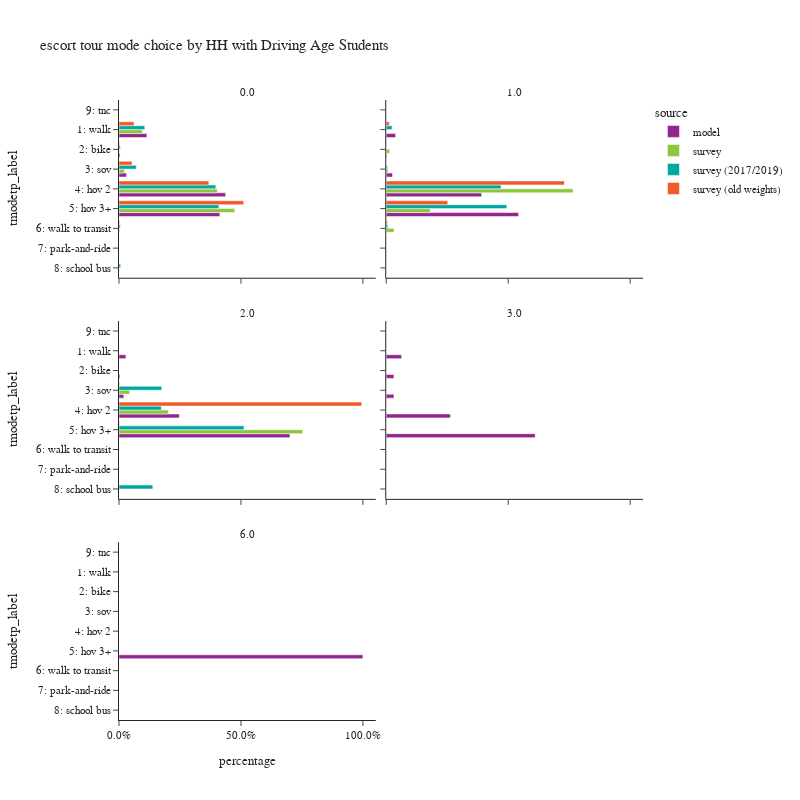

Notebook code cell kept with this figure:
### Code cell
plot_mode_choice(es_tour,
                 "hhhsc",
                 {
                  "tmodetp_label":["1: walk","2: bike","3: sov","4: hov 2","5: hov 3+","6: walk to transit",
                                   "7: park-and-ride","8: school bus","9: other–survey only"]},
                 "HH with Driving Age Students",2,800)

### Figure 1 — Plotly figure (JSON) as saved in the notebook; plotly's stock layout.template omitted (floating-point values rounded to 4 significant figures)
{"data": [{"alignmentgroup": "True", "customdata": [[29483], [1101], [7991], [112992], [106866]], "hovertemplate": "source=model<br>hhhsc=0.0<br>percentage=%{x}<br>tmodetp_label=%{y}<br>sample count=%{customdata[0]}<extra></extra>", "legendgroup": "model", "marker": {"color": "#91268F", "pattern": {"shape": ""}}, "name": "model", "offsetgroup": "model", "orientation": "h", "showlegend": true, "textposition": "auto", "type": "bar", "x": [0.1141, 0.00426, 0.03092, 0.4372, 0.4135], "xaxis": "x5", "y": ["1: walk", "2: bike", "3: sov", "4: hov 2", "5: hov 3+"], "yaxis": "y5"}, {"alignmentgroup": "True", "customdata": [[1014], [61], [680], [10324], [14322]], "hovertemplate": "source=model<br>hhhsc=1.0<br>percentage=%{x}<br>tmodetp_label=%{y}<br>sample count=%{customdata[0]}<extra></extra>", "legendgroup": "model", "marker": {"color": "#91268F", "pattern": {"shape": ""}}, "name": "model", "offsetgroup": "model", "orientation": "h", "showlegend": false, "textposition": "auto", "type": "bar", "x": [0.03841, 0.002311, 0.02576, 0.391, 0.5425], "xaxis": "x6", "y": ["1: walk", "2: bike", "3: sov", "4: hov 2", "5: hov 3+"], "yaxis": "y6"}, {"alignmentgroup": "True", "customdata": [[109], [15], [76], [950], [2694]], "hovertemplate": "source=model<br>hhhsc=2.0<br>percentage=%{x}<br>tmodetp_label=%{y}<br>sample count=%{customdata[0]}<extra></extra>", "legendgroup": "model", "marker": {"color": "#91268F", "pattern": {"shape": ""}}, "name": "model", "offsetgroup": "model", "orientation": "h", "showlegend": false, "textposition": "auto", "type": "bar", "x": [0.02836, 0.003902, 0.01977, 0.2471, 0.7008], "xaxis": "x3", "y": ["1: walk", "2: bike", "3: sov", "4: hov 2", "5: hov 3+"], "yaxis": "y3"}, {"alignmentgroup": "True", "customdata": [[6], [3], [3], [25], [58]], "hovertemplate": "source=model<br>hhhsc=3.0<br>percentage=%{x}<br>tmodetp_label=%{y}<br>sample count=%{customdata[0]}<extra></extra>", "legendgroup": "model", "marker": {"color": "#91268F", "pattern": {"shape": ""}}, "name": "model", "offsetgroup": "model", "orientation": "h", "showlegend": false, "textposition": "auto", "type": "bar", "x": [0.06316, 0.03158, 0.03158, 0.2632, 0.6105], "xaxis": "x4", "y": ["1: walk", "2: bike", "3: sov", "4: hov 2", "5: hov 3+"], "yaxis": "y4"}, {"alignmentgroup": "True", "customdata": [[7]], "hovertemplate": "source=model<br>hhhsc=6.0<br>percentage=%{x}<br>tmodetp_label=%{y}<br>sample count=%{customdata[0]}<extra></extra>", "legendgroup": "model", "marker": {"color": "#91268F", "pattern": {"shape": ""}}, "name": "model", "offsetgroup": "model", "orientation": "h", "showlegend": false, "textposition": "auto", "type": "bar", "x": [1.0], "xaxis": "x", "y": ["5: hov 3+"], "yaxis": "y"}, {"alignmentgroup": "True", "customdata": [[79], [10], [27], [258], [212], [9], [3]], "hovertemplate": "source=survey<br>hhhsc=0.0<br>percentage=%{x}<br>tmodetp_label=%{y}<br>sample count=%{customdata[0]}<extra></extra>", "legendgroup": "survey", "marker": {"color": "#8CC63E", "pattern": {"shape": ""}}, "name": "survey", "offsetgroup": "survey", "orientation": "h", "showlegend": true, "textposition": "auto", "type": "bar", "x": [0.09573, 0.00119, 0.02228, 0.4027, 0.4745, 0.003052, 0.0005548], "xaxis": "x5", "y": ["1: walk", "2: bike", "3: sov", "4: hov 2", "5: hov 3+", "6: walk to transit", "8: school bus"], "yaxis": "y5"}, {"alignmentgroup": "True", "customdata": [[1], [1], [1], [29], [11], [1]], "hovertemplate": "source=survey<br>hhhsc=1.0<br>percentage=%{x}<br>tmodetp_label=%{y}<br>sample count=%{customdata[0]}<extra></extra>", "legendgroup": "survey", "marker": {"color": "#8CC63E", "pattern": {"shape": ""}}, "name": "survey", "offsetgroup": "survey", "orientation": "h", "showlegend": false, "textposition": "auto", "type": "bar", "x": [0.000217, 0.01403, 0.007579, 0.766, 0.1803, 0.0319], "xaxis": "x6", "y": ["1: walk", "2: bike", "3: sov", "4: hov 2", "5: hov 3+", "6: walk to transit"], "yaxis": "y6"}, {"alignmentgroup": "True", "customdata": [[1], [2], [6]], "hovertemplate": "source=survey<br>hhhsc=2.0<br>percentage=%{x}<br>tmodetp_label=%{y}<br>sample count=%{customdata[0]}<extra></extra>", "legendgroup": "survey", "marker": {"color": "#8CC63E", "pattern": {"shape": ""}}, "name": "survey", "offsetgroup": "survey", "orientation": "h", "showlegend": false, "textposition": "auto", "type": "bar", "x": [0.04369, 0.2029, 0.7534], "xaxis": "x3", "y": ["3: sov", "4: hov 2", "5: hov 3+"], "yaxis": "y3"}, {"alignmentgroup": "True", "customdata": [[85], [14], [48], [280], [245], [12], [5]], "hovertemplate": "source=survey (2017/2019)<br>hhhsc=0.0<br>percentage=%{x}<br>tmodetp_label=%{y}<br>sample count=%{customdata[0]}<extra></extra>", "legendgroup": "survey (2017/2019)", "marker": {"color": "#00A7A0", "pattern": {"shape": ""}}, "name": "survey (2017/2019)", "offsetgroup": "survey (2017/2019)", "orientation": "h", "showlegend": true, "textposition": "auto", "type": "bar", "x": [0.1056, 0.005237, 0.07085, 0.3969, 0.4098, 0.005077, 0.006649], "xaxis": "x5", "y": ["1: walk", "2: bike", "3: sov", "4: hov 2", "5: hov 3+", "6: walk to transit", "8: school bus"], "yaxis": "y5"}, {"alignmentgroup": "True", "customdata": [[2], [1], [28], [16], [1]], "hovertemplate": "source=survey (2017/2019)<br>hhhsc=1.0<br>percentage=%{x}<br>tmodetp_label=%{y}<br>sample count=%{customdata[0]}<extra></extra>", "legendgroup": "survey (2017/2019)", "marker": {"color": "#00A7A0", "pattern": {"shape": ""}}, "name": "survey (2017/2019)", "offsetgroup": "survey (2017/2019)", "orientation": "h", "showlegend": false, "textposition": "auto", "type": "bar", "x": [0.02366, 0.004702, 0.4706, 0.4945, 0.006534], "xaxis": "x6", "y": ["1: walk", "3: sov", "4: hov 2", "5: hov 3+", "6: walk to transit"], "yaxis": "y6"}, {"alignmentgroup": "True", "customdata": [[1], [2], [5], [1]], "hovertemplate": "source=survey (2017/2019)<br>hhhsc=2.0<br>percentage=%{x}<br>tmodetp_label=%{y}<br>sample count=%{customdata[0]}<extra></extra>", "legendgroup": "survey (2017/2019)", "marker": {"color": "#00A7A0", "pattern": {"shape": ""}}, "name": "survey (2017/2019)", "offsetgroup": "survey (2017/2019)", "orientation": "h", "showlegend": false, "textposition": "auto", "type": "bar", "x": [0.1751, 0.1737, 0.5125, 0.1387], "xaxis": "x3", "y": ["3: sov", "4: hov 2", "5: hov 3+", "8: school bus"], "yaxis": "y3"}, {"alignmentgroup": "True", "customdata": [[96], [8], [27], [303], [270], [12], [1]], "hovertemplate": "source=survey (old weights)<br>hhhsc=0.0<br>percentage=%{x}<br>tmodetp_label=%{y}<br>sample count=%{customdata[0]}<extra></extra>", "legendgroup": "survey (old weights)", "marker": {"color": "#F05A28", "pattern": {"shape": ""}}, "name": "survey (old weights)", "offsetgroup": "survey (old weights)", "orientation": "h", "showlegend": true, "textposition": "auto", "type": "bar", "x": [0.06167, 0.002364, 0.0534, 0.3684, 0.5113, 0.002835, 3.849e-05], "xaxis": "x5", "y": ["1: walk", "2: bike", "3: sov", "4: hov 2", "5: hov 3+", "6: walk to transit", "9: tnc"], "yaxis": "y5"}, {"alignmentgroup": "True", "customdata": [[3], [1], [41], [21], [1]], "hovertemplate": "source=survey (old weights)<br>hhhsc=1.0<br>percentage=%{x}<br>tmodetp_label=%{y}<br>sample count=%{customdata[0]}<extra></extra>", "legendgroup": "survey (old weights)", "marker": {"color": "#F05A28", "pattern": {"shape": ""}}, "name": "survey (old weights)", "offsetgroup": "survey (old weights)", "orientation": "h", "showlegend": false, "textposition": "auto", "type": "bar", "x": [0.01242, 5.044e-05, 0.7307, 0.2523, 0.004576], "xaxis": "x6", "y": ["1: walk", "3: sov", "4: hov 2", "5: hov 3+", "6: walk to transit"], "yaxis": "y6"}, {"alignmentgroup": "True", "customdata": [[1], [11], [1]], "hovertemplate": "source=survey (old weights)<br>hhhsc=2.0<br>percentage=%{x}<br>tmodetp_label=%{y}<br>sample count=%{customdata[0]}<extra></extra>", "legendgroup": "survey (old weights)", "marker": {"color": "#F05A28", "pattern": {"shape": ""}}, "name": "survey (old weights)", "offsetgroup": "survey (old weights)", "orientation": "h", "showlegend": false, "textposition": "auto", "type": "bar", "x": [0.00256, 0.9949, 0.00256], "xaxis": "x3", "y": ["3: sov", "4: hov 2", "5: hov 3+"], "yaxis": "y3"}], "layout": {"annotations": [{"font": {}, "showarrow": false, "text": "6.0", "x": 0.245, "xanchor": "center", "xref": "paper", "y": 0.2867, "yanchor": "bottom", "yref": "paper"}, {"font": {}, "showarrow": false, "text": "2.0", "x": 0.245, "xanchor": "center", "xref": "paper", "y": 0.6433, "yanchor": "bottom", "yref": "paper"}, {"font": {}, "showarrow": false, "text": "3.0", "x": 0.755, "xanchor": "center", "xref": "paper", "y": 0.6433, "yanchor": "bottom", "yref": "paper"}, {"font": {}, "showarrow": false, "text": "0.0", "x": 0.245, "xanchor": "center", "xref": "paper", "y": 1.0, "yanchor": "bottom", "yref": "paper"}, {"font": {}, "showarrow": false, "text": "1.0", "x": 0.755, "xanchor": "center", "xref": "paper", "y": 1.0, "yanchor": "bottom", "yref": "paper"}], "barmode": "group", "height": 800, "legend": {"title": {"text": "source"}, "tracegroupgap": 0}, "title": {"text": "escort tour mode choice by HH with Driving Age Students"}, "width": 800, "xaxis": {"anchor": "y", "domain": [0.0, 0.49], "tickformat": ".1%", "title": {"text": "percentage"}}, "xaxis2": {"anchor": "y2", "domain": [0.51, 1.0], "matches": "x", "tickformat": ".1%", "title": {"text": "percentage"}}, "xaxis3": {"anchor": "y3", "domain": [0.0, 0.49], "matches": "x", "showticklabels": false, "tickformat": ".1%"}, "xaxis4": {"anchor": "y4", "domain": [0.51, 1.0], "matches": "x", "showticklabels": false, "tickformat": ".1%"}, "xaxis5": {"anchor": "y5", "domain": [0.0, 0.49], "matches": "x", "showticklabels": false, "tickformat": ".1%"}, "xaxis6": {"anchor": "y6", "domain": [0.51, 1.0], "matches": "x", "showticklabels": false, "tickformat": ".1%"}, "yaxis": {"anchor": "x", "categoryarray": ["9: other–survey only", "8: school bus", "7: park-and-ride", "6: walk to transit", "5: hov 3+", "4: hov 2", "3: sov", "2: bike", "1: walk"], "categoryorder": "array", "domain": [0.0, 0.2867], "title": {"text": "tmodetp_label"}}, "yaxis2": {"anchor": "x2", "domain": [0.0, 0.2867], "matches": "y", "showticklabels": false}, "yaxis3": {"anchor": "x3", "categoryarray": ["9: other–survey only", "8: school bus", "7: park-and-ride", "6: walk to transit", "5: hov 3+", "4: hov 2", "3: sov", "2: bike", "1: walk"], "categoryorder": "array", "domain": [0.3567, 0.6433], "matches": "y", "title": {"text": "tmodetp_label"}}, "yaxis4": {"anchor": "x4", "domain": [0.3567, 0.6433], "matches": "y", "showticklabels": false}, "yaxis5": {"anchor": "x5", "categoryarray": ["9: other–survey only", "8: school bus", "7: park-and-ride", "6: walk to transit", "5: hov 3+", "4: hov 2", "3: sov", "2: bike", "1: walk"], "categoryorder": "array", "domain": [0.7133, 1.0], "matches": "y", "title": {"text": "tmodetp_label"}}, "yaxis6": {"anchor": "x6", "domain": [0.7133, 1.0], "matches": "y", "showticklabels": false}}}
